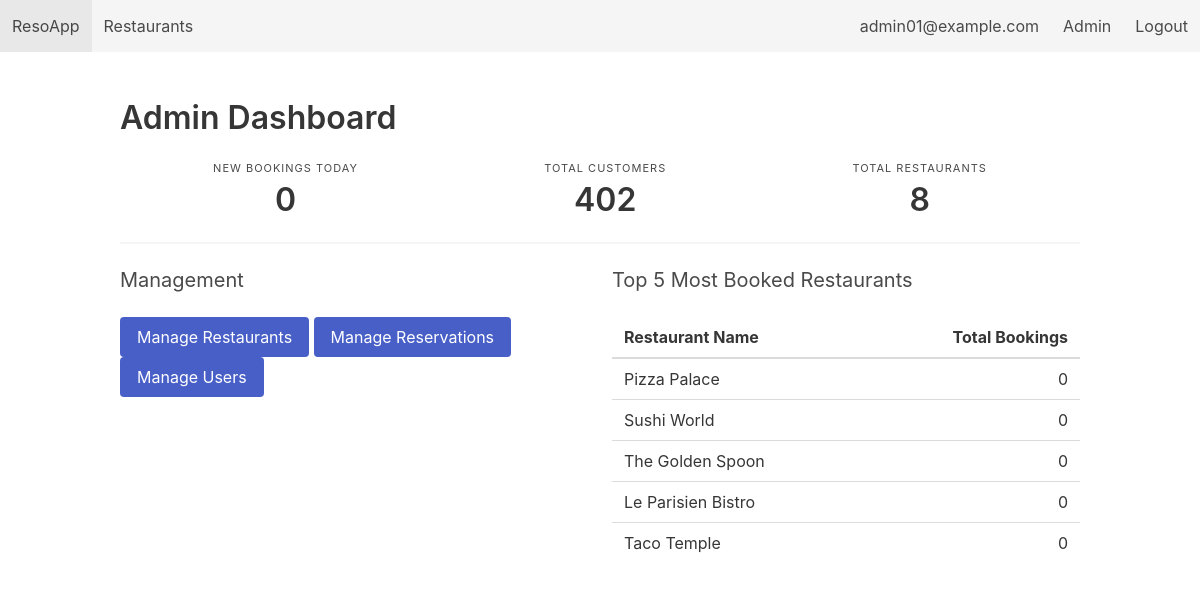
The page /admin (signed in) on the database its author committed.
### tables this page shows
CREATE TABLE Restaurants (
        restaurant_id INTEGER PRIMARY KEY AUTOINCREMENT,
        name          TEXT NOT NULL,
        location      TEXT NOT NULL,
        cuisine       TEXT,
        rating        REAL CHECK (rating >= 0 AND rating <= 5),
        description   TEXT,
        opening_time  TEXT,
        closing_time  TEXT,
        created_at    DATE DEFAULT (DATE('now'))
    );

### app.py (the view)
@app.route('/admin')
@login_required(role='admin')
def admin_dashboard():
    db = get_db()
    new_bookings_today = db.execute(
        "SELECT COUNT(*) as count FROM Reservations WHERE DATE(created_at) = DATE('now')"
    ).fetchone()['count']
    total_customers = db.execute(
        "SELECT COUNT(*) as count FROM Customers"
    ).fetchone()['count']
    total_restaurants = db.execute(
        "SELECT COUNT(*) as count FROM Restaurants"
    ).fetchone()['count']
    top_restaurants = db.execute("""
        SELECT r.name, COUNT(res.reservation_id) as booking_count
        FROM Restaurants r
        LEFT JOIN Reservations res ON r.restaurant_id = res.restaurant_id
        GROUP BY r.restaurant_id
        ORDER BY booking_count DESC
        LIMIT 5
    """).fetchall()
    stats = {
        'new_bookings_today': new_bookings_today,
        'total_customers': total_customers,
        'total_restaurants': total_restaurants,
        'top_restaurants': top_restaurants
    }
    return render_template('admin_dashboard.html', stats=stats)

### app.py (called while the page is built)
def get_db():
    if 'db' not in g:
        g.db = sqlite3.connect(DB_PATH, detect_types=sqlite3.PARSE_DECLTYPES)
        g.db.row_factory = sqlite3.Row
        g.db.execute("PRAGMA foreign_keys = ON;")
    return g.db

def login_required(role=None):
    def decorator(f):
        @wraps(f)
        def wrapper(*args, **kwargs):
            if 'user' not in session:
                flash("Please log in first.", "warning")
                return redirect(url_for('login'))
            if role == 'admin' and session.get('role') != 'admin':
                flash("Admin area. Access denied.", "danger")
                return redirect(url_for('index'))
            return f(*args, **kwargs)
        return wrapper
    return decorator

### templates/admin_dashboard.html
{% extends "base.html" %} {% block content %}
<h2 class="title">Admin Dashboard</h2>
<nav class="level">
  <div class="level-item has-text-centered">
    <div>
      <p class="heading">New Bookings Today</p>
      <p class="title">{{ stats.new_bookings_today }}</p>
    </div>
  </div>
  <div class="level-item has-text-centered">
    <div>
      <p class="heading">Total Customers</p>
      <p class="title">{{ stats.total_customers }}</p>
    </div>
  </div>
  <div class="level-item has-text-centered">
    <div>
      <p class="heading">Total Restaurants</p>
      <p class="title">{{ stats.total_restaurants }}</p>
    </div>
  </div>
</nav>
<hr />
<div class="columns">
  <div class="column">
    <h3 class="subtitle">Management</h3>
    <p>
      <a class="button is-link" href="{{ url_for('admin_restaurants') }}"
        >Manage Restaurants</a
      >
      <a class="button is-link" href="{{ url_for('admin_reservations') }}"
        >Manage Reservations</a
      >
      <a class="button is-link" href="{{ url_for('admin_manage_users') }}"
        >Manage Users</a
      >
    </p>
  </div>
  <div class="column">
    <h3 class="subtitle">Top 5 Most Booked Restaurants</h3>
    {% if stats.top_restaurants %}
    <table class="table is-fullwidth">
      <thead>
        <tr>
          <th>Restaurant Name</th>
          <th class="has-text-right">Total Bookings</th>
        </tr>
      </thead>
      <tbody>
        {% for r in stats.top_restaurants %}
        <tr>
          <td>{{ r['name'] }}</td>
          <td class="has-text-right">{{ r['booking_count'] }}</td>
        </tr>
        {% endfor %}
      </tbody>
    </table>
    {% else %}
    <p>No booking data available.</p>
    {% endif %}
  </div>
</div>
{% endblock %}

### rows shown on the page
Restaurants: name "Pizza Palace", booking_count "0"
Restaurants: name "Sushi World", booking_count "0"
Restaurants: name "The Golden Spoon", booking_count "0"
Restaurants: name "Le Parisien Bistro", booking_count "0"
Restaurants: name "Taco Temple", booking_count "0"

### other values the page prints
{{ session.get('name') }} "admin01@example.com"
{{ stats.new_bookings_today }} "0"
{{ stats.total_customers }} "402"
{{ stats.total_restaurants }} "8"
